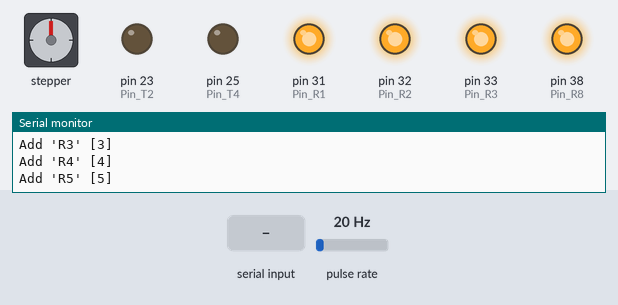
Simulated run of this sketch. Board: Arduino Mega 2560, built with avr-gcc and run on an emulated ATmega2560. On the bench: stepper motor, output pins drawn as LEDs (lit = HIGH), the last lines printed to the serial monitor. Wiring (inferred from the names in the program): pulse sensor: data pin 2; stepper motor (200 steps per turn assumed): coils pin 37, pin 36, pin 35, pin 34. The test bench sets the inputs (shaded band); at power-on: pulse rate 20 Hz. Pins used as bus, display or sensor lines are not drawn.

Above: at 0.1 s.
At 1.3 s:
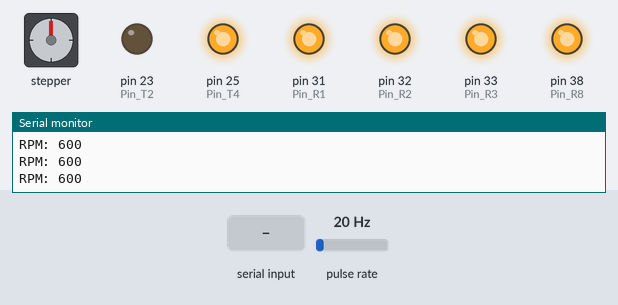
1.4 s: "B\n" received over Serial
At 2.6 s:
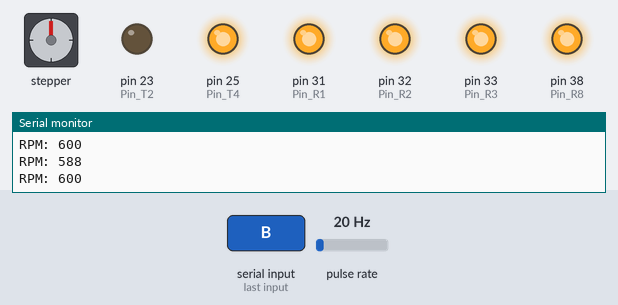
2.9 s: byte 65 (65) received over Serial
Timing chart, 0 to 5.9 s (numbered marks = the images above; inputs shaded):
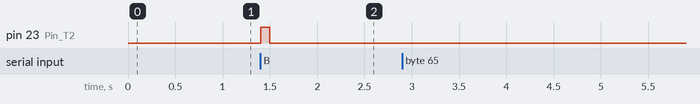

The sketch:

MXInject.ino
```cpp
#include <EEPROM.h>
#include <SoftwareSerial.h>

#define Pin_R1       31
#define Pin_R2       32
#define Pin_R3       33
#define Pin_R4       34
#define Pin_R5       35
#define Pin_R6       36
#define Pin_R7       37   //Danificcpado
#define Pin_R8       38

#define Pin_T1       22
#define Pin_T2       23
#define Pin_T3       24
#define Pin_T4       25
#define Pin_T5       26
#define Pin_T6       28
#define Pin_T7       29
#define Pin_T8       30

#define Tipo_Terra    0
#define Tipo_Rele     1
#define Tipo_Sensor   2
#define Tipo_Atuador  3

#define MAX_OBJ       32
int total_obj       = 0;
//################################

#define   Pin_Saida_Negativa_1           22 // A.M.L
#define   Pin_Saida_Negativa_2           23 // bicos
#define   Pin_Saida_Negativa_3           25 // rele bomba gas
#define   Pin_Saida_Negativa_4           26 //
#define   Pin_Saida_Negativa_5           27 //
#define   Pin_Saida_Negativa_6           28
#define   Pin_Saida_Negativa_7           29
#define   Pin_Saida_Negativa_8           30


#define Pin_TPS                           A0 //ANALOG
#define Pin_Temperatura_AR                A2 //ANALOG
#define Pin_Temperatura_AGUA              A3 //ANALOG
#define Pin_Sensor_HALL                   2  //DIGITAL

#define   Pin_Voltimetro_A                A4
#define   Pin_Voltimetro_B                A5


typedef struct
  {

    bool Ativado;
    char Nome[32];
    int Tipo;
    int Index;

    int Pin_Entrada;
    int Pin_Saida;
    bool Saida_Status;

    unsigned long delay_Acc;
    unsigned long momento_Acc;
  }  objectstruct;
/*
#define Tipo_Terra    0
#define Tipo_Rele     1
#define Tipo_Sensor   2
#define Tipo_Atuador  3
*/

objectstruct mxObj[MAX_OBJ];


// - Voltimetro [A] & [B]

char TensaoA[6];
char TensaoB[6];

int TPS_Iddle;
int Tempo_Inject;
int ID_Bicos;
int ID_B1;
int ID_B2;
int ID_B3;
int ID_B4;
int Tempo_Bomba_Press;
int ID_BombaGas;
int Bomba_Count;
int Tempo_AML_Press;


int RPM;
int LastRPM;
unsigned long Tempo_RPM_Passado;

int SP_delayStartStop;
int AmplificadorSom       = 1;
int Milhas                = 1;
int CarregarBatAux        = 1;
int PainelStatus          = 1;
int PreCorteStatus        = 1;


//unsigned long delay_updaterpm = 0;


bool Procurar(char *OndeProcurar, char *Pesquisar, bool CaseSensitive)
{
  int TotalEncontrado   = 0;
  int TamanhoOndeP    = strlen(OndeProcurar);
  int TamanhoPesq     = strlen(Pesquisar);
  int h = 0;

  if(TamanhoPesq > TamanhoOndeP) return false;
  for(int i = 0; i < TamanhoOndeP; i++)
  {
    char CaractereA = OndeProcurar[i];
    char CaractereB = Pesquisar[h];
    if(!CaseSensitive) CaractereA = tolower(OndeProcurar[h]);
    if(!CaseSensitive) CaractereB = tolower(Pesquisar[h]);

    if(CaractereA == CaractereB)
    {
      TotalEncontrado++;
      h++;
    }else
    {
      TotalEncontrado = 0;
      h = 0;
    }
    if(TotalEncontrado >= TamanhoPesq) return true;
  }
  if(TotalEncontrado >= TamanhoPesq) return true;
  return false;
}

int LerInt(int endereco1, int endereco2)
{
  return (EEPROM.read(endereco2) << 8) + EEPROM.read(endereco1);
}

void EscreveInt(int endereco1, int endereco2, int valor)
{
  if(LerInt(endereco1, endereco2) == valor) return;
  EEPROM.write(endereco1, valor&0xff);
  EEPROM.write(endereco2, (valor >> 8) &0xff);
}

long LerLong(long address)
{
  return ((EEPROM.read(address) << 0) & 0xFF) + ((EEPROM.read(address + 1) << 8) & 0xFFFF) + ((EEPROM.read(address + 2) << 16) & 0xFFFFFF) + ((EEPROM.read(address + 3) << 24) & 0xFFFFFFFF);
}

void EscreveLong(int address, long value)
{
  EEPROM.write(address, (value & 0xFF));
  EEPROM.write(address + 1, ((value >> 8) & 0xFF));
  EEPROM.write(address + 2, ((value >> 16) & 0xFF));
  EEPROM.write(address + 3, ((value >> 24) & 0xFF));
}

void Setup_ValoresPadroes()
{
  //EscreveInt(5, 6, 2500);     // - RPM PRE CORTE        #INT
  //EscreveLong(7, 150);        // - DEADTIME BOBINA #LONG

  EscreveInt(1, 2, 200);
}

void Carrega_Valores_EEPROM()
{
//  SP_TempoInjecao   = LerLong(15);
 // SP_TempoPressBomb = LerInt(19, 20);
 Tempo_Bomba_Press          = LerInt(1, 2);
}

void Salva_Valores_EEPROM()
{
  //EscreveInt(5 , 6, SP_PRECorte);
  //EscreveLong(7, SP_DT_Bobina);

  EscreveInt(1 , 2, Tempo_Bomba_Press);
}

void Log(const char *t_Msg)
{
  Serial.println(t_Msg);
}

void func_RPM()
{
  unsigned long T_Agora = millis();
  int TmpRPM = 30 * 1000 / (T_Agora - Tempo_RPM_Passado);

  if(LastRPM == 0) LastRPM = TmpRPM;
  if((TmpRPM - LastRPM) > 2000) return;
  if(TmpRPM == 0 )
  {
    if((LastRPM - TmpRPM) > 500) return;
  }
  RPM               = TmpRPM;
  LastRPM           = TmpRPM;
  Tempo_RPM_Passado = T_Agora;

  //sprintf(Msg, "RPM: %d", RPM);
  //Log(Msg);
}


void AML_Liberar()
{
 // if(millis() >= (mxObj[6].delay_acc + Tempo_AML_Press))
  //  {
  //    digitalWrite(mxObj[6].Pin_Saida, LOW);
  //    mxObj[6].Obj_Liberado  = true;
   // }
}
void AML_Press()
{
  //if(!mxObj[5].Obj_Liberado) return;

   // mxObj[6].delay_acc    = millis();
    //mxObj[6].Obj_Liberado  = false;
    mxObj[6].Saida_Status = HIGH;

    digitalWrite(mxObj[6].Pin_Saida, mxObj[6].Saida_Status);
   // sprintf(Msg, "A.M.L: ON");
  //  Log(Msg);
}

void AML_Setup()
{
  //sprintf(Msg, "Configurando Atuador Marcha Lenta");
  //Log(Msg);

  mxObj[5].Pin_Saida = Pin_Saida_Negativa_1;
  sprintf(mxObj[6].Nome, "Atu. Mar. Len.");

  //mxObj[6].Obj_Liberado   = true;
 // mxObj[6].delay_acc      = 0;
  mxObj[6].Saida_Status   = LOW;
  mxObj[6].Ativado        = true;

  digitalWrite(mxObj[6].Pin_Saida, mxObj[6].Saida_Status);
  //if(mxObj[6].Saida_Status == 0) sprintf(Msg, "A.M.L: [LOW]");
  //if(mxObj[6].Saida_Status == 1) sprintf(Msg, "A.M.L: [HIGH]");
 // Log(Msg);

}
void Bomba_Gas_Liberar()
{
  if(millis() >= (mxObj[ID_BombaGas].delay_Acc + Tempo_Bomba_Press))
    {
      digitalWrite(mxObj[ID_BombaGas].Pin_Saida, LOW);
     // mxObj[ID_BombaGas].Obj_Liberado  = true;
    }
}

void Bomba_Gas_Press()
{

    mxObj[ID_BombaGas].delay_Acc    = millis();
    mxObj[ID_BombaGas].Saida_Status = HIGH;

    digitalWrite(mxObj[ID_BombaGas].Pin_Saida, mxObj[ID_BombaGas].Saida_Status);
}


void Bicos_Liberar()
{
  if(millis() >= (mxObj[ID_Bicos].delay_Acc + Tempo_Inject))
  {
    digitalWrite(mxObj[ID_Bicos].Pin_Saida, LOW);
  }
}

void Bicos_Injetar()
{
    mxObj[ID_Bicos].delay_Acc    = millis();
    mxObj[ID_Bicos].Saida_Status = HIGH;
    digitalWrite(mxObj[ID_Bicos].Pin_Saida, mxObj[ID_Bicos].Saida_Status);
}

void TPS_Setup()
 {

    pinMode(Pin_TPS, INPUT);
    sprintf(mxObj[7].Nome, "TPS");
    TPS_Iddle = 11;
    //sprintf(Msg, "Configurando TPS: [iddle %d%%]", TPS_Iddle);
    //Log(Msg);
    mxObj[7].Pin_Entrada = Pin_TPS;
    mxObj[7].Ativado = true;
 }

 void TempAr_Setup()
 {
  Log("Configurando Temp.  Ar");
  sprintf(mxObj[8].Nome, "TempAr");
  pinMode(Pin_Temperatura_AR, INPUT);
  mxObj[8].Pin_Entrada = Pin_Temperatura_AR;
  mxObj[8].Ativado = true;
 }

 void TempAgua_Setup()
 {
  Log("Configurando Temp.  Agua");
  sprintf(mxObj[9].Nome, "TempAgua");
  pinMode(Pin_Temperatura_AGUA, INPUT);
  mxObj[9].Pin_Entrada = Pin_Temperatura_AGUA;
  mxObj[9].Ativado = true;
 }

void SensorHall_interrup()
{
  unsigned long T_Agora = millis();
  unsigned long TmpRPM = 30 * 1000 / (T_Agora - Tempo_RPM_Passado);

  Bomba_Count++;
  if(Bomba_Count == 4) { Bomba_Count = 0; Bomba_Gas_Press(); }

  if(LastRPM == 0) LastRPM = TmpRPM;

  if(TmpRPM < 8000)
  {
    RPM               = TmpRPM;
    LastRPM           = TmpRPM;
    Tempo_RPM_Passado = T_Agora;

    char cMsg[32];
    sprintf(cMsg, "RPM: %d", RPM);
    Log(cMsg);
  }
}

void Volt_Setup()
{
    Log("Configurando Voltimetro [A] & [B]");
    pinMode(Pin_Voltimetro_A, INPUT);
    sprintf(mxObj[11].Nome, "VoltA");
    mxObj[11].Pin_Entrada = Pin_Voltimetro_A;
    mxObj[11].Ativado = true;

    pinMode(Pin_Voltimetro_B, INPUT);
    sprintf(mxObj[12].Nome, "VoltB");
    mxObj[12].Pin_Entrada = Pin_Voltimetro_B;
    mxObj[12].Ativado = true;
}


void preLoad_objStruct()
{
  for(int i = 0; i < MAX_OBJ; i++)
  {
    mxObj[i].Ativado          = -1;
    sprintf(mxObj[i].Nome, "");
    mxObj[i].Tipo             = -1;
    mxObj[i].Index            = -1;
    mxObj[i].Pin_Entrada      = -1;
    mxObj[i].Pin_Saida        = -1;
    mxObj[i].Saida_Status     = -1;
    mxObj[i].delay_Acc        = 0;
    mxObj[i].momento_Acc      = 0;
  }
}

void Add_objStruct(bool Ativado, const char *tNome, int rTipo, int pEntrada, int pSaida, bool pStatus)
{
  total_obj++;
  int i = total_obj;
  char cOut[32];

  sprintf(cOut, "Add '%s' [%d]", tNome, total_obj);
  Log(cOut);

  mxObj[i].Ativado          = Ativado;
  sprintf(mxObj[i].Nome, "%s",  tNome);
  mxObj[i].Tipo             = rTipo;
  mxObj[i].Index            = total_obj;
  mxObj[i].Pin_Entrada      = pEntrada;
  mxObj[i].Pin_Saida        = pSaida;
  mxObj[i].Saida_Status     = pStatus;
  mxObj[i].delay_Acc        = 0;
  mxObj[i].momento_Acc      = 0;

  if(rTipo == 1) pinMode(pSaida, OUTPUT);
  if(rTipo == 2) pinMode(pSaida, OUTPUT);
  if(rTipo == 3) pinMode(pEntrada, INPUT);
  if(rTipo == 4) pinMode(pSaida, OUTPUT);
  if(pStatus != -1) digitalWrite(pSaida, pStatus);

  if(pSaida == Pin_T2)
  {
    ID_Bicos = i;
  }

  if(pSaida == Pin_T4)
  {
    sprintf(cOut, "Delay bomba %dms", Tempo_Bomba_Press);
    Log(cOut);
    ID_BombaGas = i;
  }

  if(pEntrada == Pin_Sensor_HALL)
  {
    pinMode(Pin_Sensor_HALL, INPUT);
    attachInterrupt(digitalPinToInterrupt(Pin_Sensor_HALL), SensorHall_interrup, FALLING); //
  }
}


void Loading()
{
  Serial.println(".");
  delay(10);
  Serial.print(".");
  delay(10);
  Serial.print(".");
  delay(10);
}
void setup()
{
  Loading();
  Serial.begin(9600);

  Carrega_Valores_EEPROM();
  preLoad_objStruct();

  Add_objStruct(true, "R1", 1, -1, Pin_R1, HIGH);
  Add_objStruct(true, "R2", 1, -1, Pin_R2, HIGH);
  Add_objStruct(true, "R3", 1, -1, Pin_R3, HIGH);
  Add_objStruct(true, "R4", 1, -1, Pin_R4, HIGH);
  Add_objStruct(true, "R5", 1, -1, Pin_R5, HIGH);
  Add_objStruct(true, "R6", 1, -1, Pin_R6, HIGH);
  Add_objStruct(false, "R7", 1, -1, Pin_R7, HIGH);
  Add_objStruct(true, "R8", 1, -1, Pin_R8, HIGH);

  //Add_objStruct(true, "T1", 1, -1, Pin_T1, HIGH);

  Add_objStruct(true, "Bico Inj.", 1, -1, Pin_T2, LOW); // LOW = Bico OFF

  //Add_objStruct(true, "T3", 1, -1, Pin_T3, HIGH);
  Add_objStruct(true, "BombaGas", 1, -1, Pin_T4, HIGH); // LOW = Bomba OFF
  Add_objStruct(true, "SensorHal", 2, Pin_Sensor_HALL, -1, -1);
  //Add_objStruct(true, "T5", 1, -1, Pin_T5, HIGH);
  //Add_objStruct(true, "T6", 1, -1, Pin_T6, HIGH);
  //Add_objStruct(true, "T7", 1, -1, Pin_T7, HIGH);
  //Add_objStruct(true, "T8", 1, -1, Pin_T8, HIGH);
/*
    bool Ativado;
    char Nome[32];
    int Tipo;

    int Pin_Entrada;
    int Pin_Saida;
    int Saida_Status;

    unsigned long delay_Acc;
    unsigned long momento_Acc;
    bool Obj_Liberado;

#define Tipo_Terra    1
#define Tipo_Rele     2
#define Tipo_Sensor   3
#define Tipo_Atuador  4
*/


  //Carrega_Valores_EEPROM();


  //Volt_Setup();
  //Saida_Posi_Setup();
  //Bicos_Setup();
  //Bomba_Gas_Setup();
  //AML_Setup();
  //TPS_Setup();
  //TempAr_Setup();
  //TempAgua_Setup();
  //SensorHall_Setup();

}

void loop()
{
  //Setup_ValoresPadroes(); return;
  //sprintf(mxObj[0].Nome, "%d %d", LOW, HIGH);
  //Log(mxObj[1].Nome);

  //Bomba_Gas_Liberar();

  Bicos_Liberar();
  //Bomba_Gas_Liberar();
  //AML_Liberar();
  Tempo_Inject = 100;

     if(Serial.available() > 0)
     {
        char tmp[25];
        int Recv = Serial.read();

        if(Recv == 10) return;

        sprintf(tmp, "recv %d", Recv);
        Log(tmp);

       switch(Recv)
       {
        case 65:
          Log("Exec Bomba_Gas_Press()");
          Bomba_Gas_Press();
        break;

        case 66:
          Log("Exec Bicos_Injetar()");
          Bicos_Injetar();
        break;
       }
     }
}
```

Measured:
- after the input at 1.4 s, pin 23 (Pin_T2): LOW → HIGH at once, → LOW 0.10 s later
